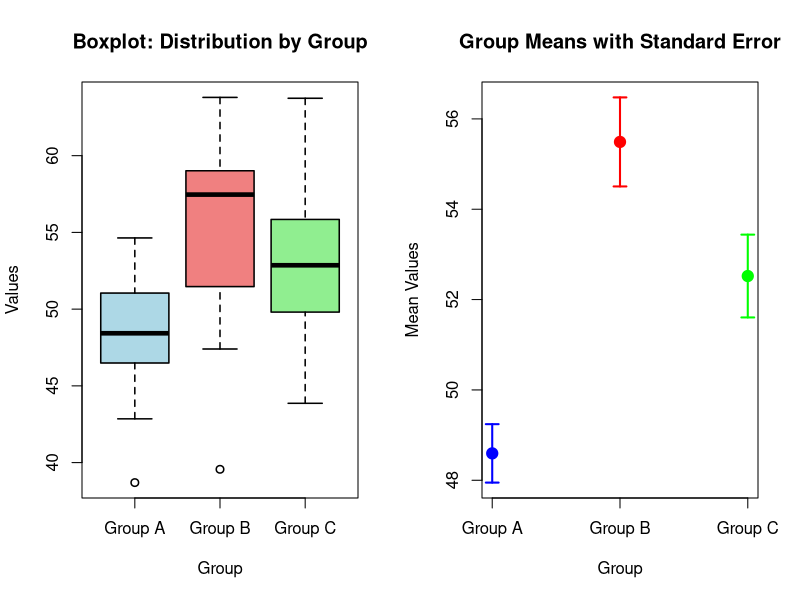
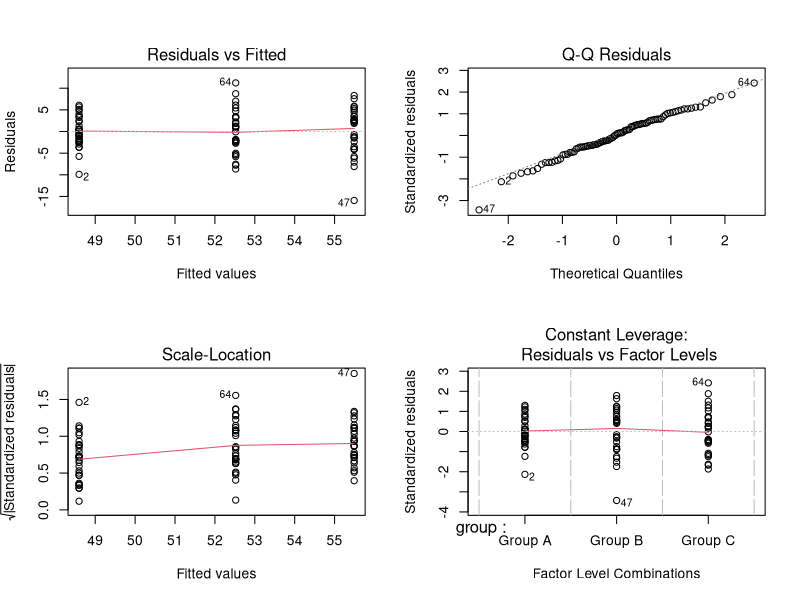

Write the R code that produced these figures, in order.
## ---- chunk 1
#| echo: true
#| code-fold: false
#| fig-cap: "One-way ANOVA Analysis"
#| label: fig-anova-analysis

# Create sample data with multiple groups
set.seed(789)
group_a <- rnorm(30, mean = 50, sd = 5)
group_b <- rnorm(30, mean = 55, sd = 5)
group_c <- rnorm(30, mean = 52, sd = 5)

# Combine into a data frame
anova_data <- data.frame(
  values = c(group_a, group_b, group_c),
  group = rep(c("Group A", "Group B", "Group C"), each = 30)
)

# Run one-way ANOVA
anova_result <- aov(values ~ group, data = anova_data)
print("ANOVA Summary:")
print(summary(anova_result))

# Extract ANOVA table
anova_table <- summary(anova_result)[[1]]
print("\nANOVA Table:")
print(anova_table)

# Interpretation:
# If p-value > 0.05: we fail to reject H0 (group means are not significantly different)
# If p-value < 0.05: we reject H0 (at least one group mean is significantly different)

# Get descriptive statistics by group
print("\nDescriptive Statistics by Group:")
print(aggregate(values ~ group, data = anova_data, FUN = function(x) c(mean = mean(x), sd = sd(x), n = length(x))))
## ---- chunk 2
#| echo: true
#| code-fold: false
#| fig-cap: "ANOVA Visualizations: Boxplot and Group Means"
#| label: fig-anova-plots

# Set up 1x2 panel layout
par(mfrow = c(1, 2))

# Panel 1: Boxplot
boxplot(values ~ group, data = anova_data,
        main = "Boxplot: Distribution by Group",
        xlab = "Group",
        ylab = "Values",
        col = c("lightblue", "lightcoral", "lightgreen"),
        border = "black",
        lwd = 1.5)

# Panel 2: Group means with error bars
group_means <- aggregate(values ~ group, data = anova_data, FUN = mean)
group_sds <- aggregate(values ~ group, data = anova_data, FUN = sd)
group_ns <- aggregate(values ~ group, data = anova_data, FUN = length)
group_sems <- group_sds$values / sqrt(group_ns$values)  # Standard error of the mean

plot(1:3, group_means$values,
     main = "Group Means with Standard Error",
     xlab = "Group",
     ylab = "Mean Values",
     ylim = c(min(group_means$values - group_sems), max(group_means$values + group_sems)),
     pch = 19,
     cex = 1.5,
     col = c("blue", "red", "green"),
     xaxt = "n")
axis(1, at = 1:3, labels = c("Group A", "Group B", "Group C"))

# Add error bars (standard error)
for (i in 1:3) {
  segments(i, group_means$values[i] - group_sems[i], 
           i, group_means$values[i] + group_sems[i],
           lwd = 2, col = c("blue", "red", "green")[i])
  segments(i - 0.05, group_means$values[i] - group_sems[i],
           i + 0.05, group_means$values[i] - group_sems[i],
           lwd = 2, col = c("blue", "red", "green")[i])
  segments(i - 0.05, group_means$values[i] + group_sems[i],
           i + 0.05, group_means$values[i] + group_sems[i],
           lwd = 2, col = c("blue", "red", "green")[i])
}

# Reset plot layout
par(mfrow = c(1, 1))
## ---- chunk 3
#| echo: true
#| code-fold: false
#| fig-cap: "ANOVA Diagnostic Plots"
#| label: fig-anova-diagnostics

# Set up 2x2 panel layout for diagnostic plots
par(mfrow = c(2, 2))

# Plot diagnostic plots from the ANOVA model
plot(anova_result)

# Reset plot layout
par(mfrow = c(1, 1))
